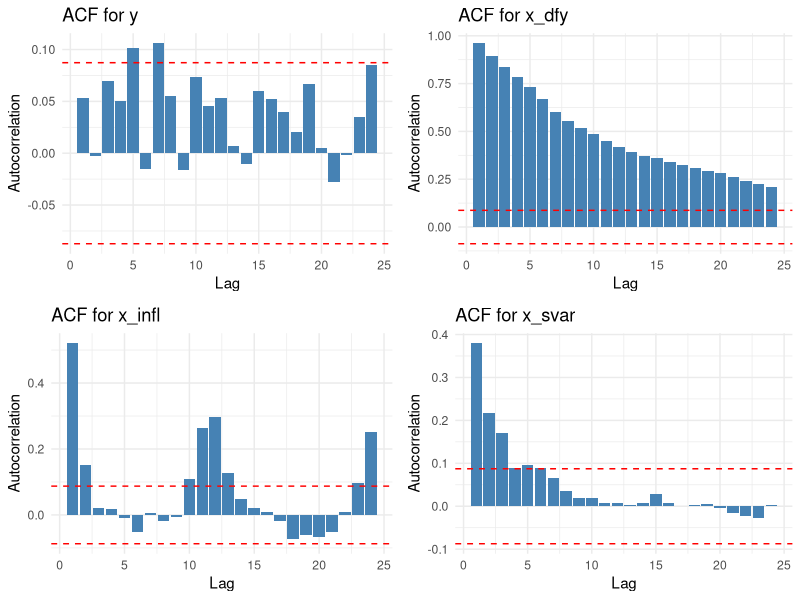
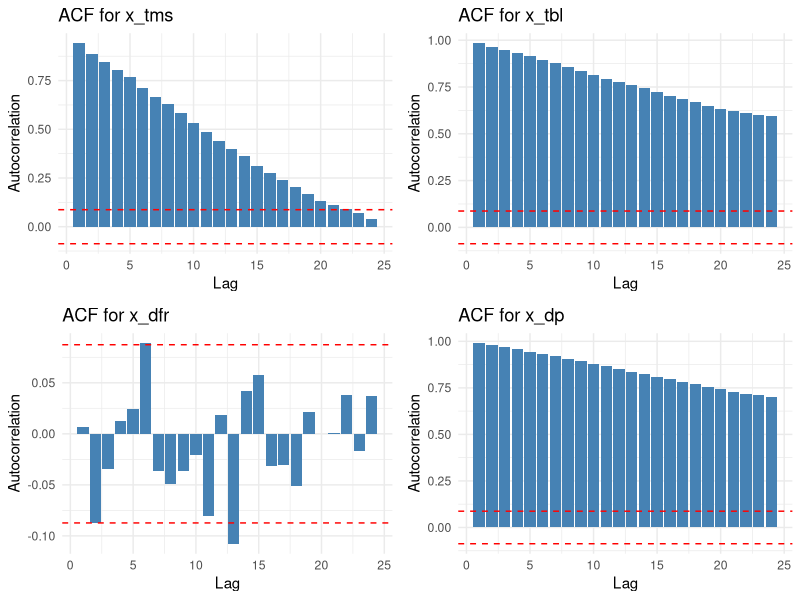
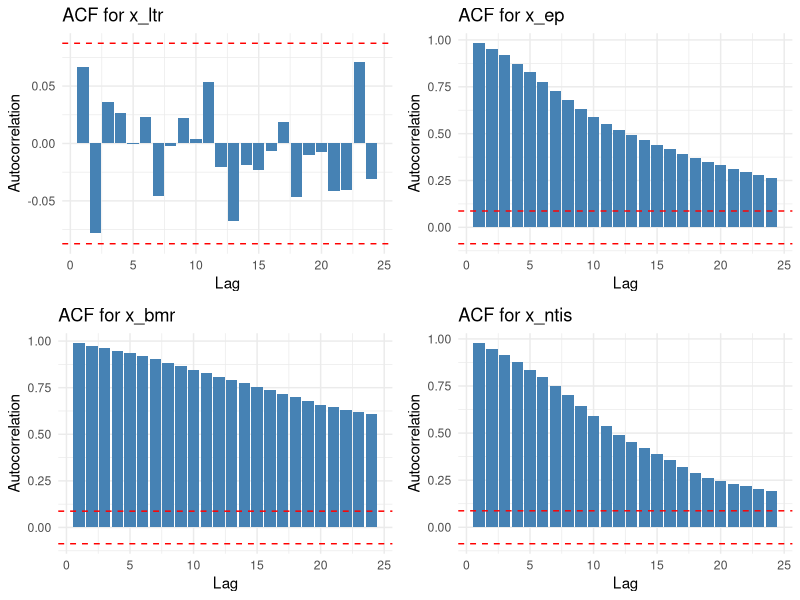

The R script that drew these images, in order:
# Load necessary libraries
# install.packages("gridExtra", repos = "https://cran.csie.ntu.edu.tw/")
library(readr)      # For reading CSV files
library(ggplot2)    # For plotting
library(gridExtra)  # For arranging multiple plots
library(forecast)   # For ACF and Box-Pierce test functions
library(tseries)    # Alternative for Box-Pierce test

# Set the working directory to the location of 'Equity-Premium.csv' if needed
# setwd("path_to_your_directory")

# Load the data
data <- read_csv("Equity_Premium.csv")

# List of variables to analyze
variables <- c("y", "x_dfy", "x_infl", "x_svar", "x_tms", "x_tbl",
               "x_dfr", "x_dp", "x_ltr", "x_ep", "x_bmr", "x_ntis")

# Initialize a list to store plots
plot_list <- list()

# Loop over each variable
for (var in variables) {
  # Extract the time series data and remove missing values
  ts_data <- na.omit(data[[var]])
  
  # Calculate the length of the time series
  T <- length(ts_data)
  
  # Set maximum lag
  max_lag <- 24
  
  # Calculate ACF values
  acf_result <- acf(ts_data, plot = FALSE, lag.max = max_lag)
  
  # Extract ACF values and lags
  acf_values <- acf_result$acf[-1]  # Exclude lag 0
  lags <- acf_result$lag[-1]
  
  # Calculate 95% confidence interval
  ci <- qnorm(0.975) / sqrt(T)
  
  # Create a data frame for plotting
  acf_df <- data.frame(
    Lag = lags,
    ACF = acf_values
  )
  
  # Plot the ACF with confidence intervals
  p <- ggplot(acf_df, aes(x = Lag, y = ACF)) +
    geom_bar(stat = "identity", fill = "steelblue") +
    geom_hline(yintercept = c(-ci, ci), linetype = "dashed", color = "red") +
    labs(title = paste("ACF for", var),
         x = "Lag",
         y = "Autocorrelation") +
    theme_minimal()
  # Add the plot to the list
  plot_list[[var]] <- p
  
  # Perform the Box-Pierce test for m = 12
  bp_test_12 <- Box.test(ts_data, lag = 12, type = "Box-Pierce")
  
  # Perform the Box-Pierce test for m = 24
  bp_test_24 <- Box.test(ts_data, lag = 24, type = "Box-Pierce")
  
  # Output the test results
  cat("\n---------------------------------------------------\n")
  cat("Variable:", var, "\n")
  cat("Length of Time Series (T):", T, "\n")
  
  # Box-Pierce test for m = 12
  cat("\nBox-Pierce Test Results for m = 12:\n")
  cat("Statistic (Q):", round(bp_test_12$statistic, 2), "\n")
  cat("Degrees of Freedom:", bp_test_12$parameter, "\n")
  cat("P-value:", round(bp_test_12$p.value, 4), "\n")
  
  if (bp_test_12$p.value < 0.05) {
    cat("Conclusion: Reject the null hypothesis of IIDness at the 5% level.\n")
  } else {
    cat("Conclusion: Fail to reject the null hypothesis of IIDness at the 5% level.\n")
  }
  
  # Box-Pierce test for m = 24
  cat("\nBox-Pierce Test Results for m = 24:\n")
  cat("Statistic (Q):", round(bp_test_24$statistic, 2), "\n")
  cat("Degrees of Freedom:", bp_test_24$parameter, "\n")
  cat("P-value:", round(bp_test_24$p.value, 4), "\n")
  
  if (bp_test_24$p.value < 0.05) {
    cat("Conclusion: Reject the null hypothesis of IIDness at the 5% level.\n")
  } else {
    cat("Conclusion: Fail to reject the null hypothesis of IIDness at the 5% level.\n")
  }
}

# Arrange and display the plots (optional)
# You can adjust the number of plots per page as needed
num_plots <- length(plot_list)
plots_per_page <- 4
num_pages <- ceiling(num_plots / plots_per_page)

for (i in 1:num_pages) {
  start_idx <- (i - 1) * plots_per_page + 1
  end_idx <- min(i * plots_per_page, num_plots)
  grid_plots <- plot_list[start_idx:end_idx]
  do.call("grid.arrange", c(grid_plots, ncol = 2))
}
